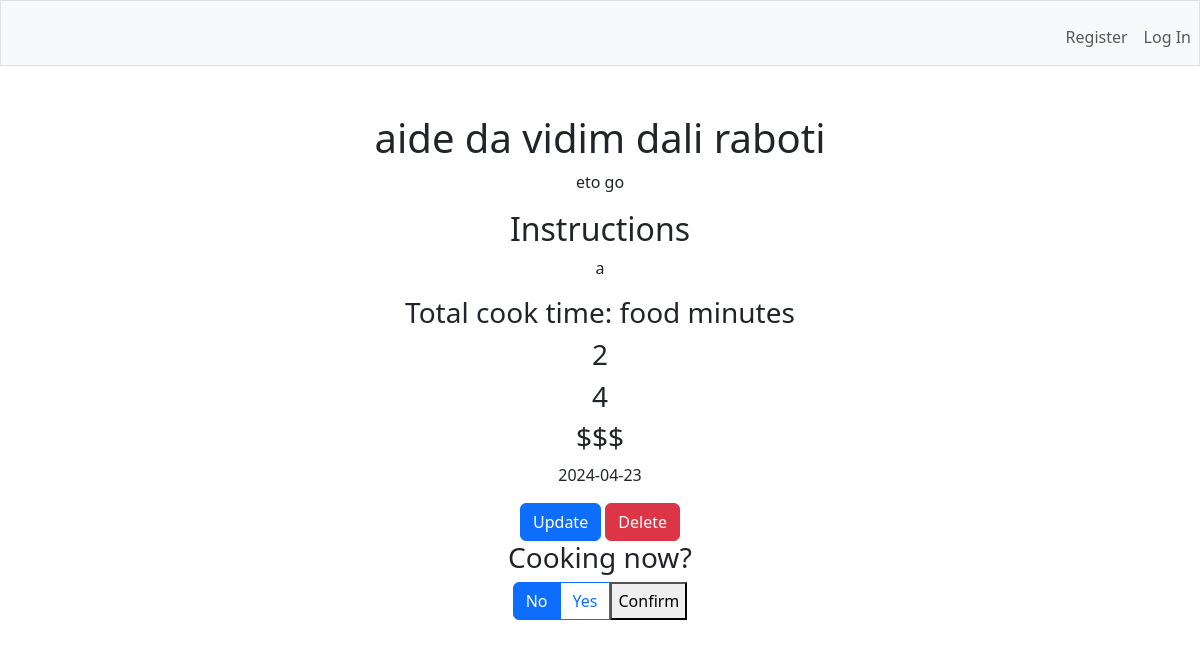
Page /recipe/6 on the earlier database version.
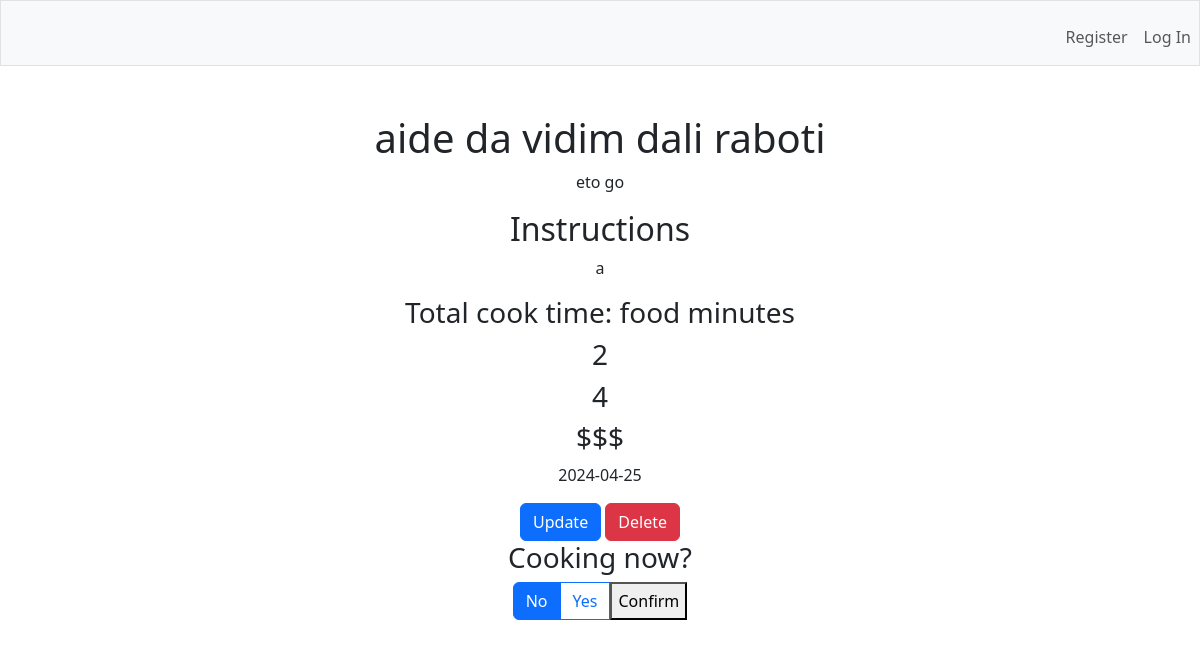
Same page on the later database version.
### tables this page shows
CREATE TABLE recipes (
        id INTEGER PRIMARY KEY AUTOINCREMENT,
        user_id INTEGER,
        name TEXT NOT NULL,
        description TEXT,
        total_time INTEGER,
        category TEXT,
        instructions TEXT,
        difficulty INTEGER,
        rating INTEGER,
        price TEXT,
        last_cooked DATE,
        FOREIGN KEY(user_id) REFERENCES users(id)
    );

### app.py (the view)
@app.route('/recipe/<int:id>')
def recipe(id):
    row = g.c.execute('SELECT * FROM recipes WHERE id = ?', (id,)).fetchone()
    return render_template('recipe.html', row=row)

### app.py (called while the page is built)
@app.before_request
def before_request():
    g.db = sqlite3.connect('database.db')
    g.c = g.db.cursor()

@app.teardown_request
def teardown_request(exception):
    db = getattr(g, 'db', None)
    if db is not None:
        db.close()

@app.after_request
def after_request(response):
    response.headers['Cache-Control'] = 'no-cache, no-store, must-revalidate'
    response.headers['Pragma'] = 'no-cache'
    response.headers['Expires'] = '0'
    return response

### templates/recipe.html (shortened to what this page needs)
{% extends "layout.html" %}  {% block main %}
<div class="header">
  <h1>{{ row[2] }}</h1>
  <p>{{ row[3] }}</p>
</div>
<div class="intruction">
  <h2>Instructions</h2>
  <p>{{ row[6] }}</p>
  <h3>Total cook time: {{ row[5] }} minutes</h3>
</div>
<div class="details">
  <h3>{{ row[7] }}</h3>
  <h3>{{ row[8] }}</h3>
  <h3>{{ row[9] }}</h3>
  <p>{{ row[10] }}</p>
</div>
<div class="actions">
  <a href="{{ url_for('update', id=row[0]) }}" class="btn btn-primary"
    >Update</a
  >
  <a href="{{ url_for('delete', id=row[0]) }}" class="btn btn-danger">Delete</a>
</div>
<div>
  <h3>Cooking now?</h3>
  <form action="/cooking_now/{{row[0]}}" method="get">
    <div class="btn-group" role="group">
      <label class="btn btn-outline-primary" for="no">No</label>
      <label class="btn btn-outline-primary" for="yes">Yes</label>
      <button type="submit">Confirm</button>
    </div>
  </form>
</div>
{% endblock %}

Differences in the rows shown:
changed recipes "aide da vidim dali raboti": last_cooked "2024-04-23" → "2024-04-25"
